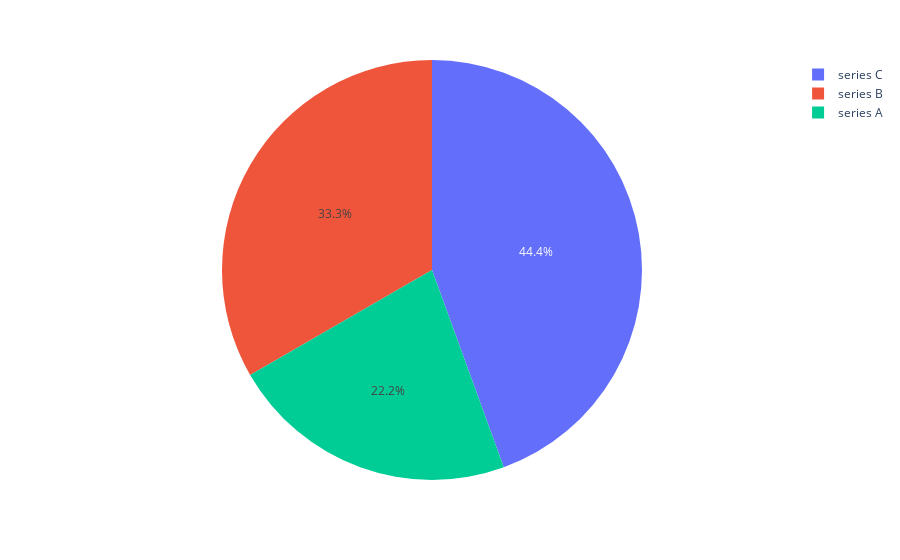

Notebook code for this chart:
### Code cell
fig = px.pie(df, names="label", values="value")
fig.show()

### Figure 1 — Plotly figure (JSON) as saved in the notebook; plotly's stock layout.template omitted (floating-point values rounded to 4 significant figures)
{"data": [{"domain": {"x": [0, 1], "y": [0, 1]}, "hovertemplate": "label=%{label}<br>value=%{value}<extra></extra>", "labels": ["series A", "series B", "series C"], "legendgroup": "", "name": "", "showlegend": true, "type": "pie", "values": [10, 15, 20]}], "layout": {"legend": {"tracegroupgap": 0}, "margin": {"t": 60}}}
